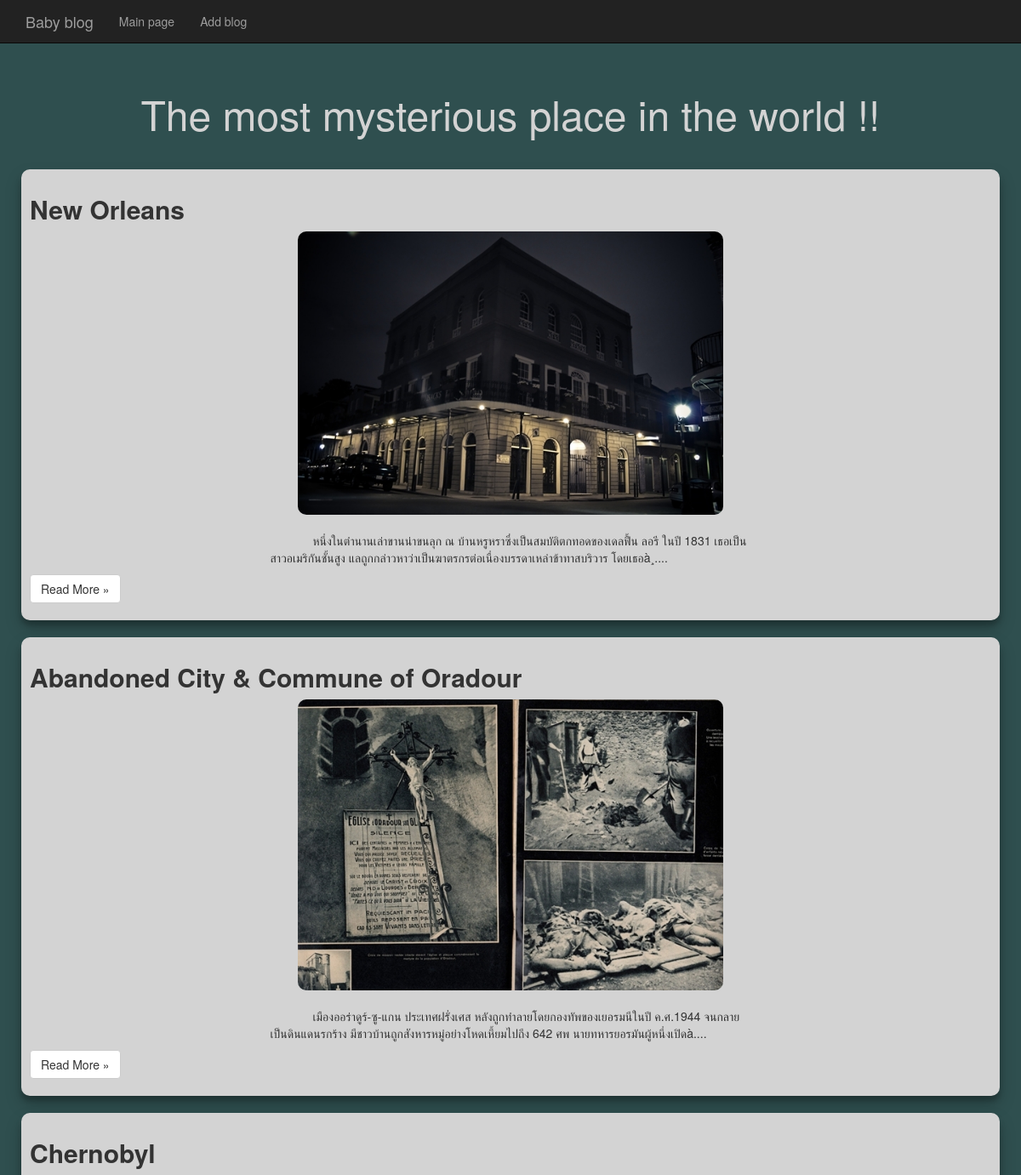
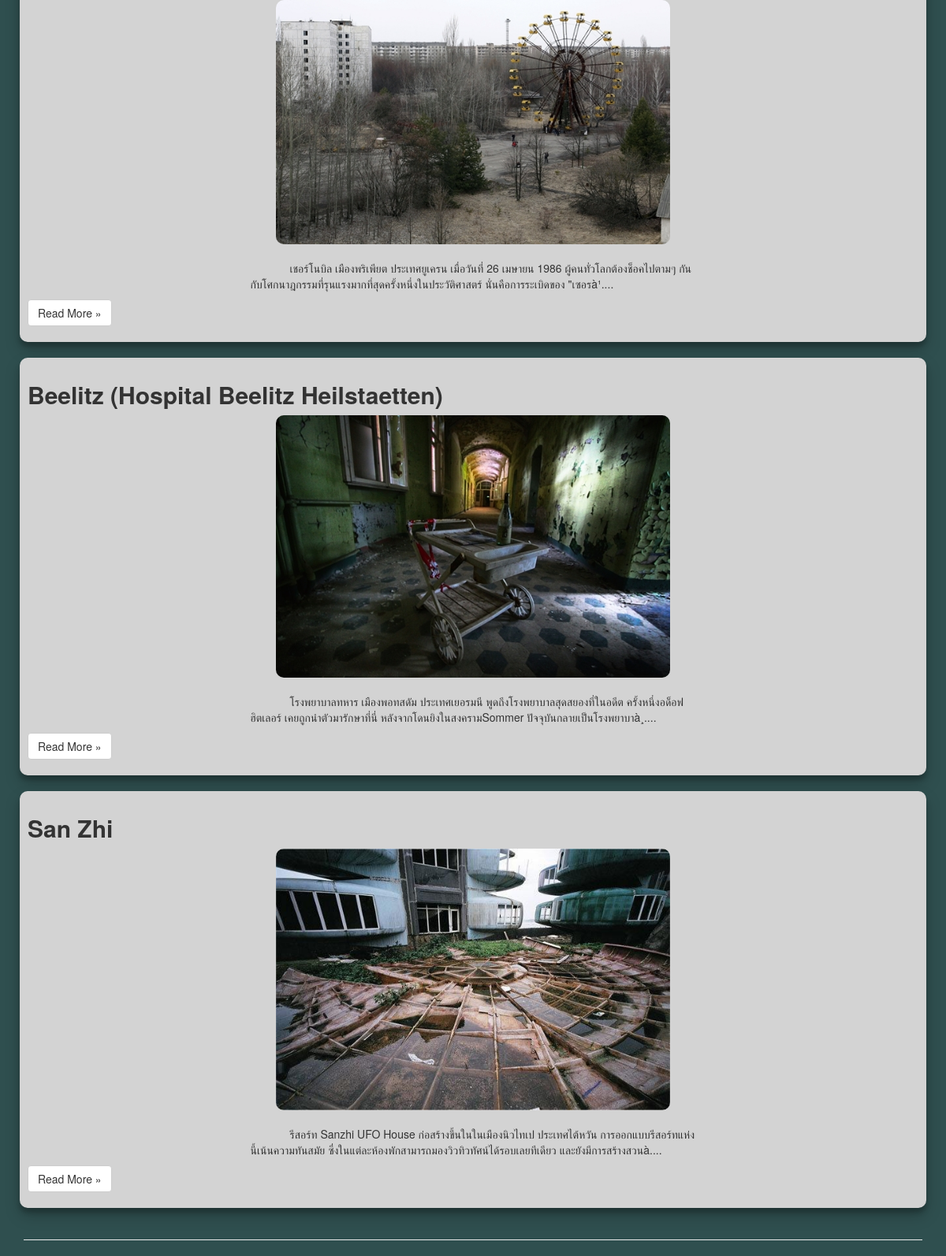
The page / on the database its author committed (2 pictures, top to bottom).
### tables this page shows
CREATE TABLE `article` (
  `id` int(20) NOT NULL,
  `name` varchar(500) NOT NULL,
  `head_img` varchar(100) NOT NULL,
  `descript` mediumtext NOT NULL,
  `status` tinyint(1) NOT NULL,
  `created` date NOT NULL,
  `view` int(10) NOT NULL
);

### database/exe_db.php (called while the page is built, shortened)
<?php
    class FindData{
        public static function findAllArticle(){
            $conn = DB::getConnect();
            $result = $conn->query("SELECT * FROM article");
            return ($conn->affected_rows>0)?$result:null;
        }
    }
?>

### index.php (the view, shortened to what this page needs)
<!DOCTYPE html>
<html lang="en">
<head>
    <link rel="stylesheet" href="https://maxcdn.bootstrapcdn.com/bootstrap/3.3.7/css/bootstrap.min.css">
    <link rel="stylesheet" href="css/style.css">
</head>
<body>
<br><p><center><font size="8" style=color:#D3D3D3> The most mysterious place in the world !!</font></center></p><br>
<?php include 'menu.php' ?>
    <div class="container">
        <div style="padding-left: 10px; padding-right: 10px;">
         <?php
            $result = FindData::findAllArticle();
            while(($row=$result->fetch_array())!=null){ ?>
                <div class="row">
                    <div class="card">
                        <div class="card-body">
                            <div>
                                <h2><?php echo $row["name"]; ?></h2>
                                <img class="center" src="./image/<?php echo $row["head_img"] ?>" style="max-width:500px" alt="" srcset="">
                                <br>
                                <p class="center" style="text-indent:50px;">
                                    <?php echo nl2br(substr($row["descript"], 0, 500))."...." ?>
                                </p>
                                <p><a class="btn btn-default" href="blog.php?article_id=<?php echo $row["id"]; ?>" role="button">Read More &raquo;</a></p>
                            </div>
                        </div>
                    </div>
                    <br>
                </div>
        <?php } ?>
        </div>
        <hr>
    </div>
</body>
</html>

### menu.php (shortened to what this page needs)
<?php
    include __DIR__."/database/exe_db.php";
?>
<nav class="navbar navbar-fixed-top navbar-inverse">
        <div class="container">
            <div class="navbar-header">
                <a class="navbar-brand" href="#">Baby blog </a>
            </div>
            <div id="navbar" class="collapse navbar-collapse">
                <ul class="nav navbar-nav">
                    <li><a href="index.php">Main page</a></li>
                    <li><a href="addblog.php">Add blog</a></li>
                </ul>
            </div>
        </div>
</nav>

### css/style.css (style rules this page uses)
html, body { overflow-x: hidden; }
body { padding-top: 70px; background-color: #2F4F4F; }
h2 { font-weight: bold !important; }
.center { display: block; margin-left: auto; margin-right: auto; width: 50%; border-radius: 10px; }
.card { padding: 10px !important; border-radius: 10px; box-shadow: 0 10px 20px rgba(0, 0, 0, 0.19), 0 6px 6px rgba(0, 0, 0, 0.23) !important; background-color: #D3D3D3; }

### rows shown on the page
article: name "New Orleans", head_img (picture), descript "หนึ่งในตำนานเล่าขานน่าขนลุก ณ บ้านหรูหราซึ่งเป็นสมบัติตกทอดของเดลฟื้น ลอรี ในปี 1831 เธอเป็นสาวอเมริกันชั้นสูง แลถูกกล่าวหาว่าเป็นฆาตรกรต่อเนื่องบรรดาเหล่าข้าทาสบริวาร โดยเธอà¸"
article: name "Abandoned City & Commune of Oradour", head_img (picture), descript "เมืองออร่าดูร์-ซู-แกน ประเทศฝรั่งเศส หลังถูกทำลายโดยกองทัพของเยอรมนีในปี ค.ศ.1944 จนกลายเป็นดินแดนรกร้าง มีชาวบ้านถูกสังหารหมู่อย่างโหดเหี้ยมไปถึง 642 ศพ นายทหารยอรมันผู้หนึ่งเปิดà"
article: name "Chernobyl", head_img (picture), descript "เชอร์โนบิล เมืองพริเพียต ประเทศยูเครน เมื่อวันที่ 26 เมษายน 1986 ผู้คนทั่วโลกต้องช็อคไปตามๆ กัน กับโศกนาฎกรรมที่รุนแรงมากที่สุดครั้งหนึ่งในประวัติศาสตร์ นั่นคือการระเบิดของ \"เซอรà¹"
article: name "Beelitz (Hospital Beelitz Heilstaetten)", head_img (picture), descript "โรงพยาบาลทหาร เมืองพอทสดัม ประเทศเยอรมนี พูดถึงโรงพยาบาลสุดสยองที่ในอดีต ครั้งหนึ่งอด็อฟ ฮิตเลอร์ เคยถูกนำตัวมารักษาที่นี่ หลังจากโดนยิงในสงครามSommer ปัจจุบันกลายเป็นโรงพยาบาà¸"
article: name "San Zhi", head_img (picture), descript "รีสอร์ท Sanzhi UFO House ก่อสร้างขึ้นในในเมืองนิวไทเป ประเทศไต้หวัน การออกแบบรีสอร์ทแห่งนี้เน้นความทันสมัย ซึ่งในแต่ละห้องพักสามารถมองวิวทิวทัศน์ได้รอบเลยทีเดียว และยังมีการสร้างสวนà"
